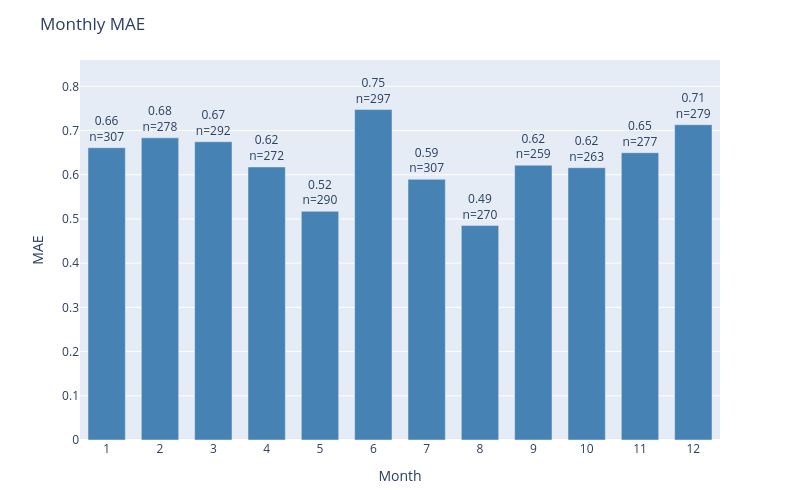

Notebook code cell kept with this figure:
### Code cell
plot_error_by_group(
    df=results_test,
    y_true_col='actual',
    y_pred_col='prediction',
    date_col='dt_prediction',
    group_by='month',
    metric='mae',
    title='Monthly MAE'
)

### Figure 1 — Plotly figure (JSON) as saved in the notebook; plotly's stock layout.template omitted (floating-point values rounded to 4 significant figures)
{"data": [{"marker": {"color": "steelblue"}, "text": ["0.66<br>n=307", "0.68<br>n=278", "0.67<br>n=292", "0.62<br>n=272", "0.52<br>n=290", "0.75<br>n=297", "0.59<br>n=307", "0.49<br>n=270", "0.62<br>n=259", "0.62<br>n=263", "0.65<br>n=277", "0.71<br>n=279"], "textposition": "outside", "type": "bar", "x": ["1", "2", "3", "4", "5", "6", "7", "8", "9", "10", "11", "12"], "y": [0.6612, 0.6835, 0.6747, 0.6176, 0.5172, 0.7475, 0.5896, 0.4852, 0.6216, 0.616, 0.6498, 0.7133]}], "layout": {"bargap": 0.3, "height": 500, "margin": {"b": 60, "t": 60}, "title": {"text": "Monthly MAE"}, "uniformtext": {"minsize": 8, "mode": "hide"}, "width": 800, "xaxis": {"title": {"text": "Month"}}, "yaxis": {"range": [0, 0.8596], "title": {"text": "MAE"}}}}
